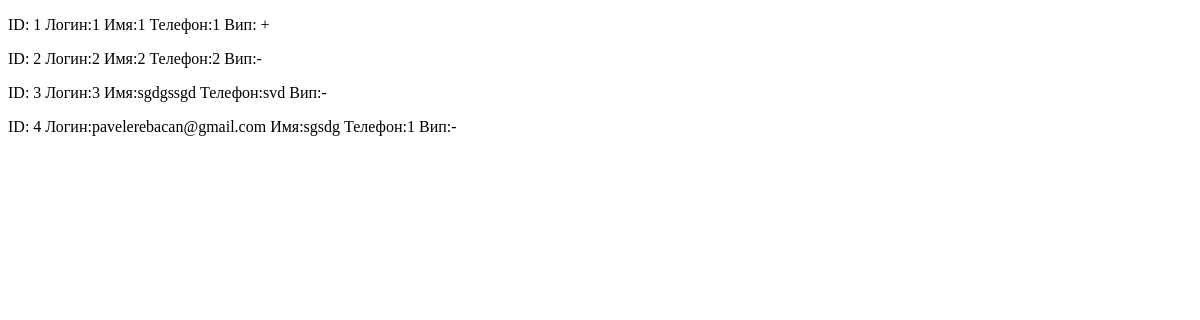
/admin, run on an earlier commit of the app's database.
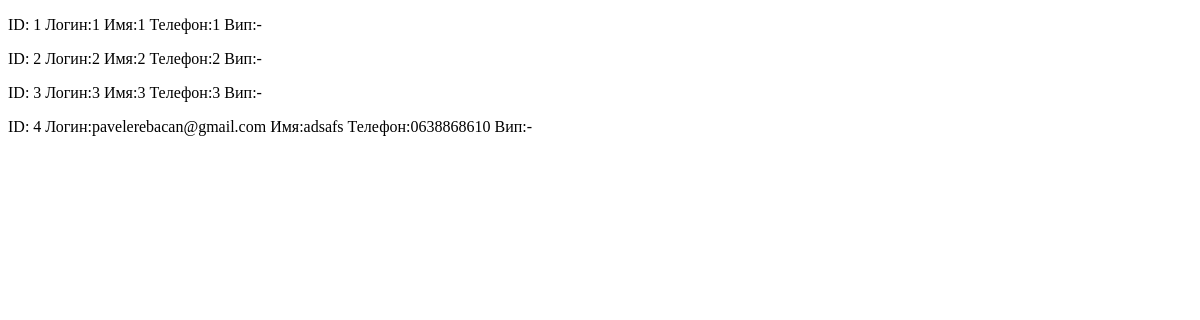
And on a later commit of the database.
### packages/modells.py (models this page shows)
class User(db.Model, UserMixin):
    id = db.Column(db.Integer, primary_key=True)
    login = db.Column(db.String(120), nullable=False, unique=True)
    password = db.Column(db.String, nullable=False)
    user_name = db.Column(db.String(20), nullable=False)
    tel = db.Column(db.String)
    super_vip = db.Column(db.Boolean,default=False)

### packages/routes.py (the view)
@app.route('/admin' , methods = ['POST','GET'])
def admin():
    users = User.query.all()
    return render_template("admin.html", users=users)

### packages/templates/admin.html (shortened to what this page needs)
<!DOCTYPE html>
<html lang="en">
<head>
</head>
<body>
    {% for user in users %}
    <p><span>ID: {{user.id}}</span>
        <span>Логин:{{user.login}}</span>
        <span>Имя:{{user.user_name}}</span>
        <span>Телефон:{{user.tel}}</span>
        {% if user.super_vip == True %}
        <span>Вип: +</span>
        {% else %}
        <span>Вип:-</span>
        {% endif %}
    </p>
    {% endfor %}
</body>
</html>

What changed in the data, as far as the page shows it:
changed User id 1: super_vip "Вип: +" → "Вип:-"
changed User id 3: user_name "sgdgssgd" → "3"; tel "svd" → "3"
changed User "pavelerebacan@gmail.com": user_name "sgsdg" → "adsafs"; tel "1" → "0638868610"
